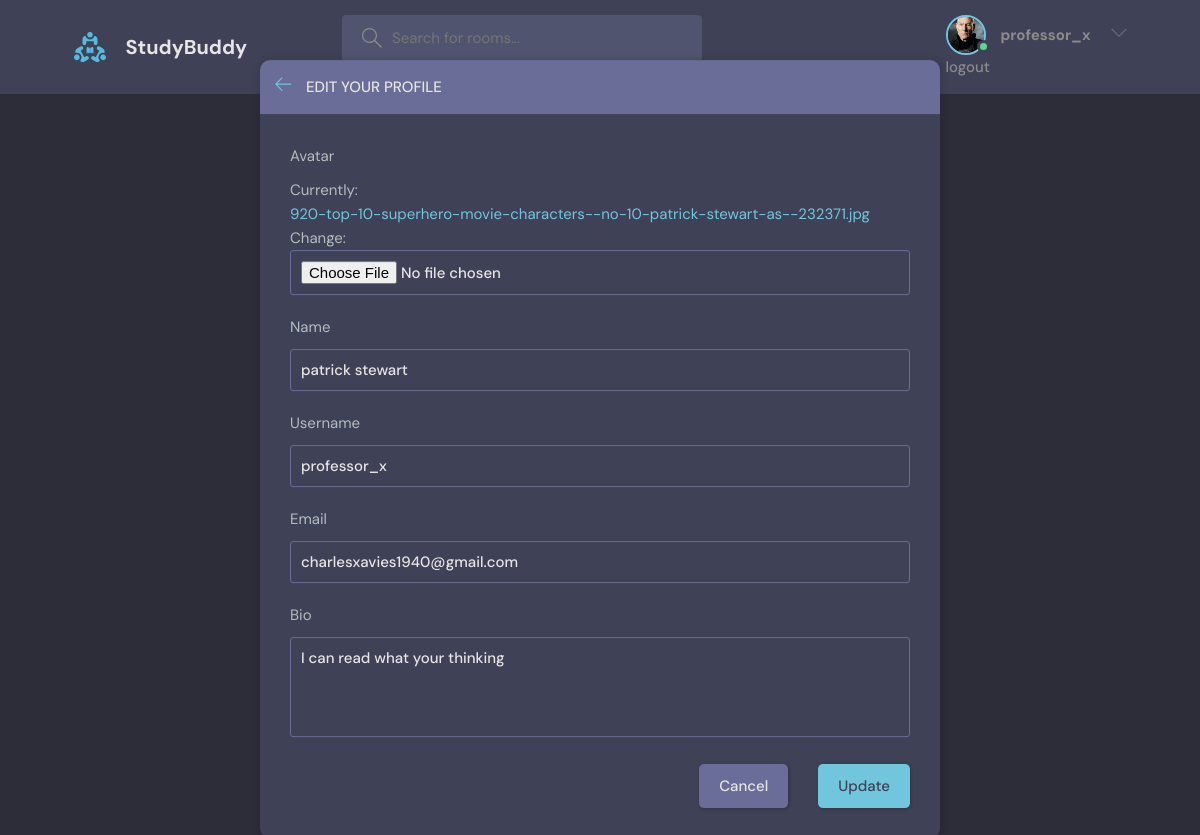
Before: /update-user (signed in) with the older database file.
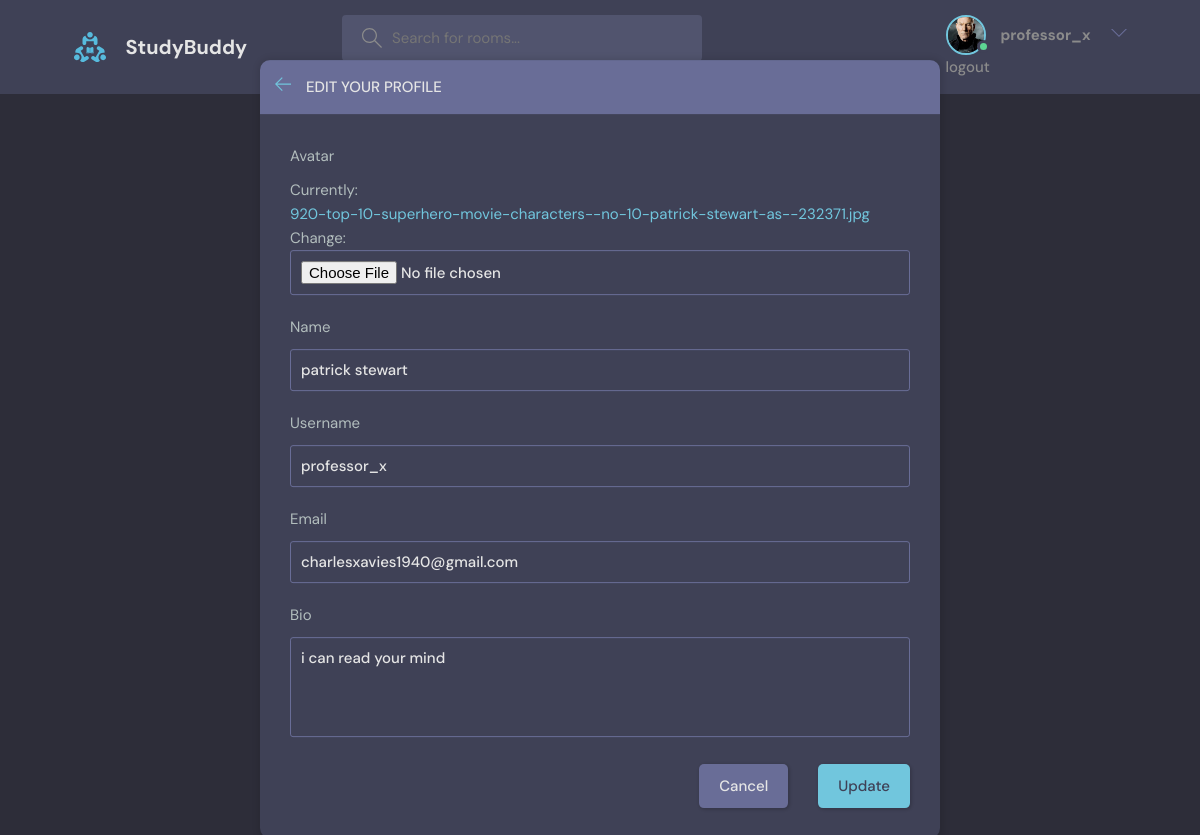
After: the same page with the newer database file.
### base/models.py (models this page shows, shortened)
class User(AbstractUser):
    name = models.CharField(db_index=True, unique=True, max_length=255,null=True)
    email=models.EmailField(unique=True,null=True)
    bio=models.TextField(null=True)
    avatar=models.ImageField(null=True,default="avatar.svg")
    USERNAME_FIELD ='email'
    REQUIRED_FIELDS = ['username']

### base/views.py (the view)
# urls.py: path('update-user',views.updateUser,name="update-user"),
@login_required(login_url='login')
def updateUser(request):
    user=request.user
    form=UserForm(instance=user)
    if request.method=='POST':
        form=UserForm(request.POST,request.FILES,instance=user)
        if form.is_valid():
            form.save()
            return  redirect ('user-profile',pk=user.id)
    return render(request,'base/update_user.html',{'form':form})

### base/forms.py
class UserForm(ModelForm):
    class Meta:
        model=User
        fields=['avatar','name','username','email','bio']

### base/templates/base/update_user.html (shortened to what this page needs)
{% extends 'main.html' %}
{% block content %}
<main class="update-account layout">
        <div class="container">
            <div class="layout__box">
                <div class="layout__boxHeader">
                    <div class="layout__boxTitle">
                        <a href="profile.html">
                            <svg version="1.1" xmlns="http://www.w3.org/2000/svg" width="32" height="32"
                                viewBox="0 0 32 32">
                                <title>arrow-left</title>
                                <path
                                    d="M13.723 2.286l-13.723 13.714 13.719 13.714 1.616-1.611-10.96-10.96h27.625v-2.286h-27.625l10.965-10.965-1.616-1.607z">
                                </path>
                            </svg>
                        </a>
                        <h3>Edit your profile</h3>
                    </div>
                </div>
                <div class="layout__body">
                    <form class="form" action="" method="POST" enctype="multipart/form-data">
                        {% for field in form %}
                        <div class="form__group">
                            <label for="profile_pic">{{field.label}}</label>
                            {{field}}
                        </div>
                        {% endfor %}
                        <div class="form__action">
                            <a class="btn btn--dark" href="{% url 'user-profile' request.user.id %}" >Cancel</a>
                            <button class="btn btn--main" type="submit">Update</button>
                        </div>
                    </form>
                </div>
            </div>
        </div>
</main>
{% endblock content %}

### templates/navbar.html (shortened to what this page needs)
{%load static %}
<!DOCTYPE html>
<html lang="en">
<head>
</head>
<body>
  <header class="header header--loggedIn">
    <div class="container">
      <a href="{% url 'home' %}" class="header__logo">
        <img src="{% static 'images/logo.svg' %}" />
        <h1>StudyBuddy</h1>
      </a>
      <form class="header__search" method="GET" action="{% url 'home' %}">
        <label>
          <input name="q" placeholder="Search for rooms..." />
        </label>
      </form>
      <nav class="header__menu">
        {% if request.user.is_authenticated %}
        <div class="header__user">
          <a href="{% url 'user-profile' request.user.id %}">
            <div class="avatar avatar--medium active">
              <img src="{{request.user.avatar.url}}" />
            </div>
            <h1> {{request.user.username}}</h1>
          </a>
          <button class="dropdown-button">
            <svg version="1.1" xmlns="http://www.w3.org/2000/svg" width="32" height="32" viewBox="0 0 32 32">
              <title>chevron-down</title>
              <path d="M16 21l-13-13h-3l16 16 16-16h-3l-13 13z"></path>
            </svg>
          </button>
        </div>
        <a href="{% url 'logout' %}">logout</a>
       {% else %}
       <div>
       <a href="{% url 'login' %}">login
        <img src="{% static 'images/avatar.svg' %}" />
        </a>
      </div>
        {% endif %}
      </nav>
    </div>
  </header>
</html>

Changed rows visible on the page:
changed User "professor_x": bio "I can read what your thinking" → "i can read your mind"
